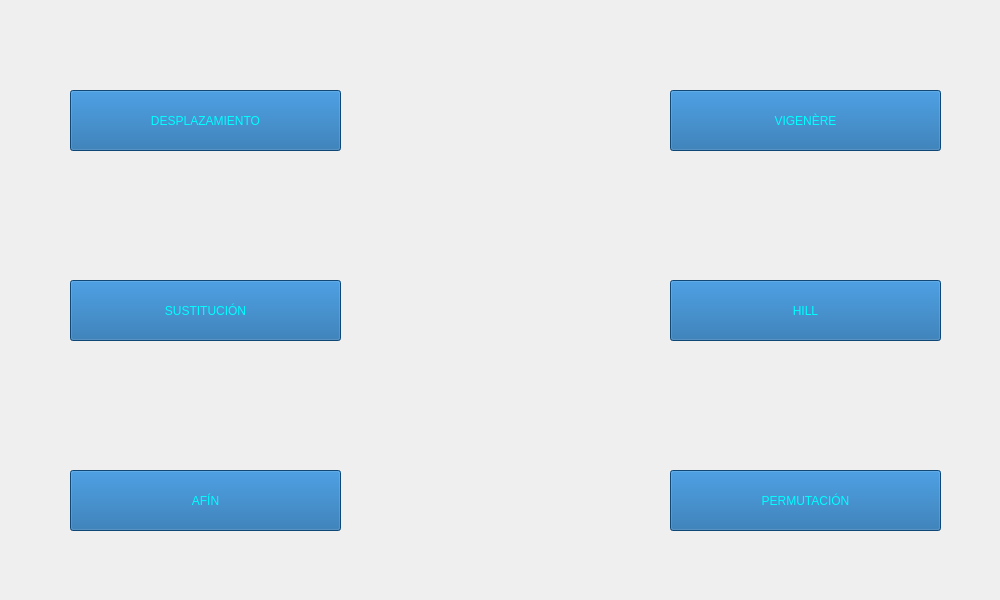
<?xml version="1.0" encoding="UTF-8"?>
<ui version="4.0">
 <class>cripConve</class>
 <widget class="QMainWindow" name="cripConve">
  <property name="geometry">
   <rect>
    <x>0</x>
    <y>0</y>
    <width>1000</width>
    <height>600</height>
   </rect>
  </property>
  <property name="maximumSize">
   <size>
    <width>1000</width>
    <height>600</height>
   </size>
  </property>
  <property name="windowTitle">
   <string>Criptografia Convencional</string>
  </property>
  <property name="windowIcon">
   <iconset>
    <normaloff>icono.png</normaloff>icono.png</iconset>
  </property>
  <widget class="QWidget" name="centralwidget">
   <widget class="QLabel" name="fondo">
    <property name="geometry">
     <rect>
      <x>0</x>
      <y>0</y>
      <width>1000</width>
      <height>615</height>
     </rect>
    </property>
    <property name="text">
     <string/>
    </property>
    <property name="pixmap">
     <pixmap>Imag1.jpg</pixmap>
    </property>
   </widget>
   <widget class="QPushButton" name="bDesplazamiento">
    <property name="geometry">
     <rect>
      <x>70</x>
      <y>90</y>
      <width>271</width>
      <height>61</height>
     </rect>
    </property>
    <property name="styleSheet">
     <string notr="true">background-color: rgb(21, 99, 165);
color: #00ffff;
font: 14pt &quot;Berlin Sans FB&quot;;</string>
    </property>
    <property name="text">
     <string>DESPLAZAMIENTO</string>
    </property>
   </widget>
   <widget class="QPushButton" name="bVigenere">
    <property name="geometry">
     <rect>
      <x>670</x>
      <y>90</y>
      <width>271</width>
      <height>61</height>
     </rect>
    </property>
    <property name="styleSheet">
     <string notr="true">background-color: rgb(21, 99, 165);
color: #00ffff;
font: 14pt &quot;Berlin Sans FB&quot;;</string>
    </property>
    <property name="text">
     <string>VIGENÈRE</string>
    </property>
   </widget>
   <widget class="QPushButton" name="bSustitucion">
    <property name="geometry">
     <rect>
      <x>70</x>
      <y>280</y>
      <width>271</width>
      <height>61</height>
     </rect>
    </property>
    <property name="styleSheet">
     <string notr="true">background-color: rgb(21, 99, 165);
color: #00ffff;
font: 14pt &quot;Berlin Sans FB&quot;;</string>
    </property>
    <property name="text">
     <string>SUSTITUCIÓN</string>
    </property>
   </widget>
   <widget class="QPushButton" name="bHill">
    <property name="geometry">
     <rect>
      <x>670</x>
      <y>280</y>
      <width>271</width>
      <height>61</height>
     </rect>
    </property>
    <property name="styleSheet">
     <string notr="true">background-color: rgb(21, 99, 165);
color: #00ffff;
font: 14pt &quot;Berlin Sans FB&quot;;</string>
    </property>
    <property name="text">
     <string>HILL</string>
    </property>
   </widget>
   <widget class="QPushButton" name="bAfin">
    <property name="geometry">
     <rect>
      <x>70</x>
      <y>470</y>
      <width>271</width>
      <height>61</height>
     </rect>
    </property>
    <property name="styleSheet">
     <string notr="true">background-color: rgb(21, 99, 165);
color: #00ffff;
font: 14pt &quot;Berlin Sans FB&quot;;</string>
    </property>
    <property name="text">
     <string>AFÍN</string>
    </property>
   </widget>
   <widget class="QPushButton" name="bPermutacion">
    <property name="geometry">
     <rect>
      <x>670</x>
      <y>470</y>
      <width>271</width>
      <height>61</height>
     </rect>
    </property>
    <property name="styleSheet">
     <string notr="true">background-color: rgb(21, 99, 165);
color: #00ffff;
font: 14pt &quot;Berlin Sans FB&quot;;</string>
    </property>
    <property name="text">
     <string>PERMUTACIÓN</string>
    </property>
   </widget>
  </widget>
 </widget>
 <resources/>
 <connections/>
</ui>
